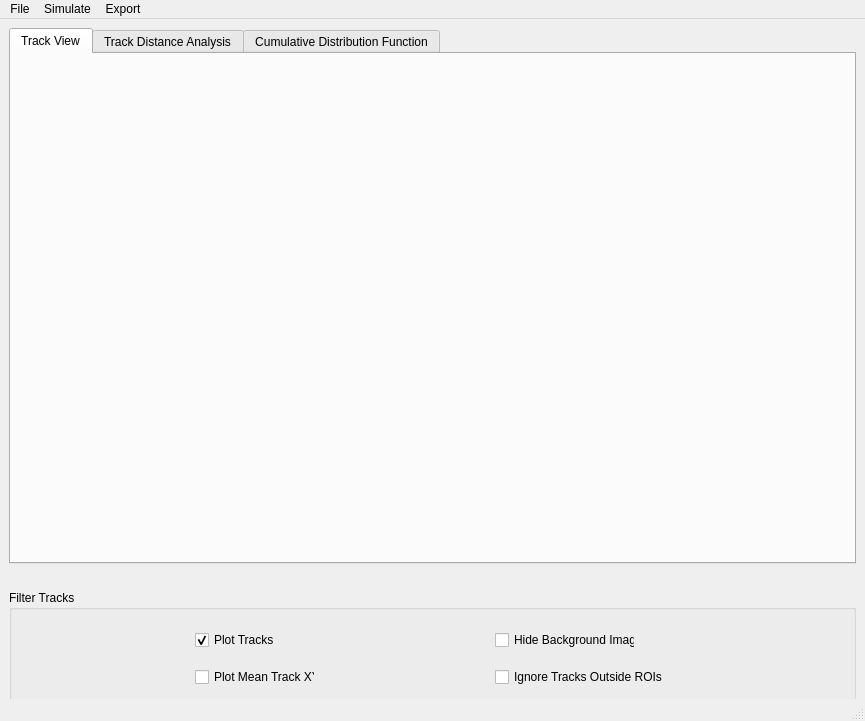
<?xml version="1.0" encoding="UTF-8"?>
<ui version="4.0">
 <class>MainWindow</class>
 <widget class="QMainWindow" name="MainWindow">
  <property name="geometry">
   <rect>
    <x>0</x>
    <y>0</y>
    <width>865</width>
    <height>721</height>
   </rect>
  </property>
  <property name="windowTitle">
   <string>MainWindow</string>
  </property>
  <widget class="QWidget" name="centralwidget">
   <layout class="QGridLayout" name="gridLayout">
    <item row="0" column="0">
     <widget class="QTabWidget" name="tabWidget">
      <property name="currentIndex">
       <number>0</number>
      </property>
      <widget class="QWidget" name="viewTab">
       <attribute name="title">
        <string>Track View</string>
       </attribute>
       <layout class="QVBoxLayout" name="verticalLayout"/>
      </widget>
      <widget class="QWidget" name="analysisTab">
       <attribute name="title">
        <string>Track Distance Analysis</string>
       </attribute>
       <layout class="QVBoxLayout" name="verticalLayout_2"/>
      </widget>
      <widget class="QWidget" name="cdfTab">
       <attribute name="title">
        <string>Cumulative Distribution Function</string>
       </attribute>
       <layout class="QGridLayout" name="gridLayout_2"/>
      </widget>
     </widget>
    </item>
    <item row="1" column="0">
     <widget class="QGroupBox" name="groupBox">
      <property name="minimumSize">
       <size>
        <width>0</width>
        <height>120</height>
       </size>
      </property>
      <property name="maximumSize">
       <size>
        <width>16777215</width>
        <height>80</height>
       </size>
      </property>
      <property name="title">
       <string>Filter Tracks</string>
      </property>
      <layout class="QGridLayout" name="gridLayout_3">
       <item row="0" column="0">
        <widget class="QCheckBox" name="plotTracksCheck">
         <property name="maximumSize">
          <size>
           <width>120</width>
           <height>16777215</height>
          </size>
         </property>
         <property name="text">
          <string>Plot Tracks</string>
         </property>
         <property name="checked">
          <bool>true</bool>
         </property>
        </widget>
       </item>
       <item row="0" column="2">
        <widget class="QCheckBox" name="hideBackgroundCheck">
         <property name="maximumSize">
          <size>
           <width>140</width>
           <height>16777215</height>
          </size>
         </property>
         <property name="text">
          <string>Hide Background Image</string>
         </property>
        </widget>
       </item>
       <item row="0" column="1" rowspan="2">
        <layout class="QGridLayout" name="filterLayout"/>
       </item>
       <item row="1" column="2">
        <widget class="QCheckBox" name="ignoreOutsideCheck">
         <property name="text">
          <string>Ignore Tracks Outside ROIs</string>
         </property>
        </widget>
       </item>
       <item row="1" column="0">
        <widget class="QCheckBox" name="plotMeansCheck">
         <property name="maximumSize">
          <size>
           <width>120</width>
           <height>16777215</height>
          </size>
         </property>
         <property name="text">
          <string>Plot Mean Track XY</string>
         </property>
        </widget>
       </item>
      </layout>
     </widget>
    </item>
   </layout>
  </widget>
  <widget class="QMenuBar" name="menubar">
   <property name="geometry">
    <rect>
     <x>0</x>
     <y>0</y>
     <width>865</width>
     <height>21</height>
    </rect>
   </property>
   <widget class="QMenu" name="menuFile">
    <property name="title">
     <string>File</string>
    </property>
    <addaction name="actionImportBin"/>
    <addaction name="actionImportBackground"/>
    <addaction name="actionImportCoordinates"/>
   </widget>
   <widget class="QMenu" name="menuSimulate">
    <property name="title">
     <string>Simulate</string>
    </property>
    <addaction name="actionSimulateDistances"/>
   </widget>
   <widget class="QMenu" name="menuExport">
    <property name="title">
     <string>Export</string>
    </property>
    <addaction name="actionExportMSD"/>
    <addaction name="actionExportHistogram"/>
    <addaction name="actionExportOutlined"/>
    <addaction name="actionExportDistances"/>
   </widget>
   <addaction name="menuFile"/>
   <addaction name="menuSimulate"/>
   <addaction name="menuExport"/>
  </widget>
  <widget class="QStatusBar" name="statusbar"/>
  <action name="actionImportBin">
   <property name="text">
    <string>Import .bin file</string>
   </property>
  </action>
  <action name="actionImportBackground">
   <property name="text">
    <string>Import Background Image</string>
   </property>
  </action>
  <action name="actionImportCoordinates">
   <property name="text">
    <string>Import Coordinates</string>
   </property>
  </action>
  <action name="actionSimulateDistances">
   <property name="text">
    <string>Simulate Mean Distances</string>
   </property>
  </action>
  <action name="actionExportMSD">
   <property name="text">
    <string>Export MSD Values</string>
   </property>
  </action>
  <action name="actionExportHistogram">
   <property name="text">
    <string>Export Histogram Values</string>
   </property>
  </action>
  <action name="actionExportOutlined">
   <property name="text">
    <string>Export Plotted Tracks</string>
   </property>
  </action>
  <action name="actionExportDistances">
   <property name="text">
    <string>Export All Distances</string>
   </property>
  </action>
 </widget>
 <resources/>
 <connections/>
</ui>
